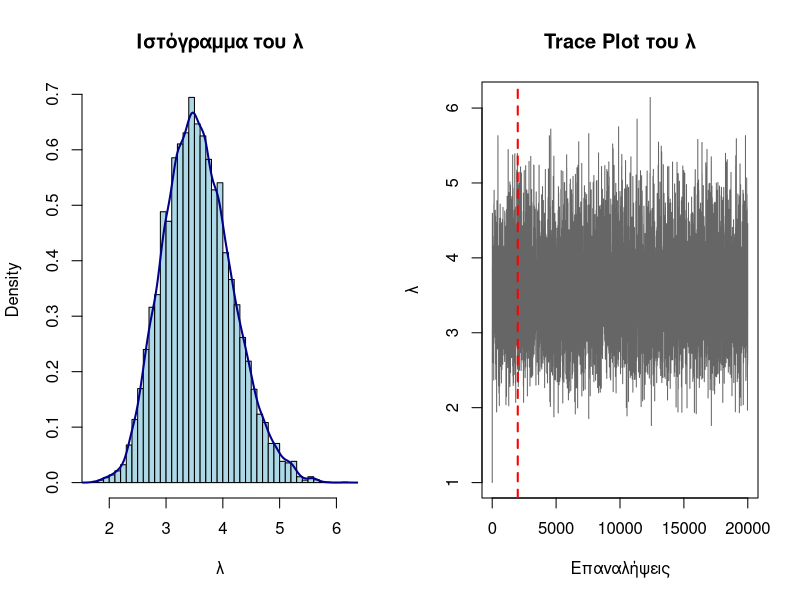
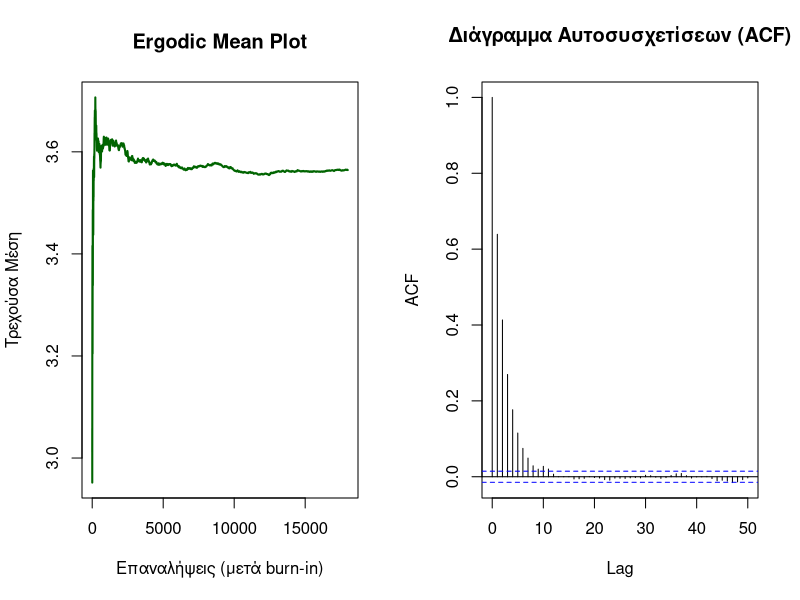

Write R code to recreate these figures, in order.
# ============================================================
# ΑΣΚΗΣΗ 4 — Jeffreys Prior & Metropolis-Hastings (Poisson)
# ============================================================

set.seed(456)
n     <- 10
sum_y <- 35

# --- Log-posterior υπό Jeffreys prior ---
# p(lambda) ∝ lambda^(-1/2)
# Ύστερη: Gamma(35.5, 10)
log_posterior <- function(lambda, n, sum_y) {
  if (lambda <= 0) return(-Inf)
  return(-n * lambda + (sum_y - 0.5) * log(lambda))
}

# --- Random Walk Metropolis-Hastings ---
N_iter          <- 20000
lambda_chain    <- numeric(N_iter)
lambda_chain[1] <- 1.0
sigma_prop      <- 1.65
accepted        <- 0

for (t in 2:N_iter) {
  current  <- lambda_chain[t-1]
  proposed <- rnorm(1, mean = current, sd = sigma_prop)

  log_alpha <- log_posterior(proposed, n, sum_y) -
               log_posterior(current,  n, sum_y)

  if (log(runif(1)) < log_alpha) {
    lambda_chain[t] <- proposed
    accepted        <- accepted + 1
  } else {
    lambda_chain[t] <- current
  }
}

acc_rate <- accepted / (N_iter - 1) * 100
cat("Ποσοστό Αποδοχής:", round(acc_rate, 2), "%\n")

# --- Burn-in ---
burn_in     <- 2000
final_chain <- lambda_chain[(burn_in + 1):N_iter]

# --- Γραφήματα ---
png("plots/MH_Plots_Corrected_1.png", width = 900, height = 450)
par(mfrow = c(1, 2))
hist(final_chain, breaks = 40, col = "lightblue",
     main = "Ιστόγραμμα του λ", xlab = "λ", probability = TRUE)
lines(density(final_chain), col = "darkblue", lwd = 2)
plot(lambda_chain, type = "l", col = "gray40",
     main = "Trace Plot του λ",
     xlab = "Επαναλήψεις", ylab = "λ")
abline(v = burn_in, col = "red", lwd = 2, lty = 2)
dev.off()

ergodic_mean <- cumsum(final_chain) / seq_along(final_chain)

png("plots/MH_Plots_Corrected_2.png", width = 900, height = 450)
par(mfrow = c(1, 2))
plot(ergodic_mean, type = "l", col = "darkgreen", lwd = 2,
     main = "Ergodic Mean Plot",
     xlab = "Επαναλήψεις (μετά burn-in)", ylab = "Τρεχούσα Μέση")
acf(final_chain, main = "Διάγραμμα Αυτοσυσχετίσεων (ACF)",
    lag.max = 50)
dev.off()

# --- Στατιστικά ---
cat("\n=== Περιγραφικά Στατιστικά ===\n")
print(summary(final_chain))
cat("SD   =", round(sd(final_chain), 4), "\n")
ci <- quantile(final_chain, c(0.025, 0.975))
cat("95% CI: [", round(ci[1], 4), ",", round(ci[2], 4), "]\n")
